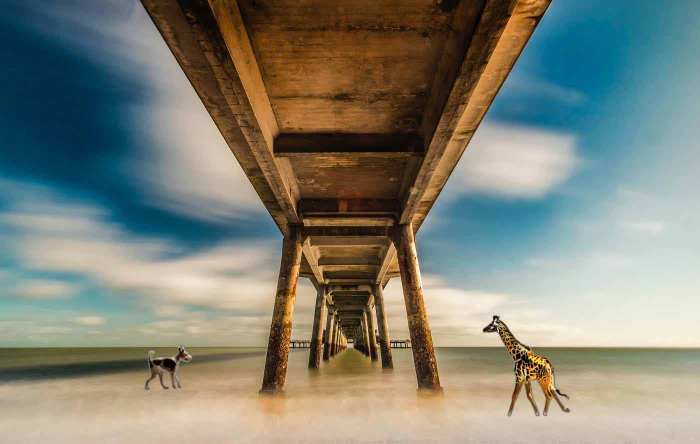
#> input picture data/1.jpg, 1400 x 887 px (shown at 1/2 size)
$ python main.py
#> lines starting #> are read from the running program, lines starting #| are printed output that depends on the picture
import tkinter as tk
from tkinter import ttk, filedialog
from PIL import Image, ImageTk
import cv2
import numpy as np
import math
from util import create_animation

# [142 lines left out: functions submit_inputs_x, submit_inputs_y, circular_animation, clear_shapes, prepare_img, open_image and 1 more, not called in this run]

if __name__ == "__main__":
    start_x, start_y = None, None
    innerRectCreated = False
    vanishingPtcreated = False
    inner_rect = None

    # Set up Image
    image_path = "data/1.jpg"
    img = cv2.imread(image_path)
#> img is the input picture: shape (887, 1400, 3); mean B, G, R 118.3, 130.3, 128.3
    img = img.astype(np.float32) / 255.
    img = cv2.cvtColor(img, cv2.COLOR_BGR2RGB)
    height, width, _ = img.shape
#> height = 887; width = 1400
    if height > 400:
        width = math.ceil(400/height * width)
#> width = 632
        height = 400
    img = cv2.resize(img, dsize=(width, height), interpolation=cv2.INTER_CUBIC)
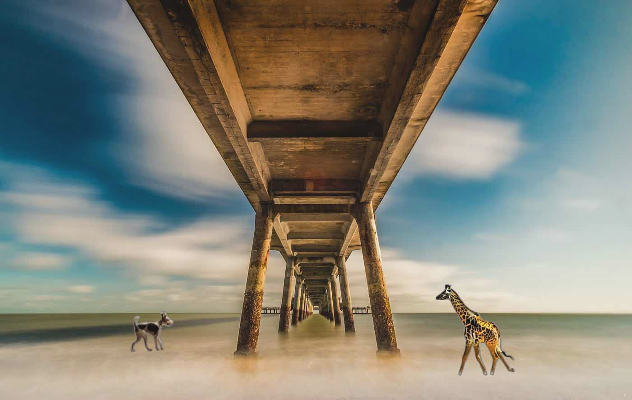
#> img: shape (400, 632, 3) float32; mean R, G, B 0.503, 0.511, 0.464; drawn with min black and max white

    root = tk.Tk()
    root.title("Tour Into Picture (TIP)")

    # Create a Canvas widget for displaying the image
    canvas = tk.Canvas(root, width=width, height=height)
    canvas.pack(pady=10, padx=10)

    # Load and display an image as a clickable Canvas
    original_image = Image.open(image_path)
    resized_image = original_image.resize((width, height))
    photo = ImageTk.PhotoImage(resized_image)
    canvas.create_image(0, 0, anchor=tk.NW, image=photo)
    canvas.bind('<Button-1>', on_click) # type: ignore

    frame = tk.Frame(root)
    frame.pack(pady=20)

    # Create labels and Entry widgets for user input for x and y translations
    label1 = tk.Label(frame, text="x min (>-1ish):")
    label1.grid(row=1, column=0, padx=2, pady=5)
    entry1 = tk.Entry(frame, width=5)
    entry1.grid(row=1, column=1, padx=2, pady=5)
    label2 = tk.Label(frame, text="x max (<1ish):")
    label2.grid(row=1, column=2, padx=2, pady=5)
    entry2 = tk.Entry(frame, width=5)
    entry2.grid(row=1, column=3, padx=2, pady=5)
    submit_x_button = ttk.Button(frame, text="Create x animation", command=submit_inputs_x)
    submit_x_button.grid(row=1, column=4, padx=2, pady=5)

    label3 = tk.Label(frame, text="y min (>-1ish):")
    label3.grid(row=2, column=0, padx=2, pady=5)
    entry3 = tk.Entry(frame, width=5)
    entry3.grid(row=2, column=1, padx=2, pady=5)
    label4 = tk.Label(frame, text="y max (<1ish):")
    label4.grid(row=2, column=2, padx=2, pady=5)
    entry4 = tk.Entry(frame, width=5)
    entry4.grid(row=2, column=3, padx=2, pady=5)
    submit_y_button = ttk.Button(frame, text="Create y animation", command=submit_inputs_y)
    submit_y_button.grid(row=2, column=4, padx=2, pady=5)

    # Button for circular animation
    circle_button = ttk.Button(frame, text="Circle Animation", command=circular_animation)
    circle_button.grid(row=3, column=2, padx=2, pady=5)

    # Button to clear the inner rectangle
    clear_button = ttk.Button(frame, text="Reset Back Plane", command=clear_shapes)
    clear_button.grid(row=4, column=2, padx=2, pady=5)

    # Button to open another image
    open_button = ttk.Button(frame, text="Open Image", command=open_image)
    open_button.grid(row=5, column=2, padx=2, pady=5)

    root.mainloop()

$ run again, with data/2.jpg copied over data/1.jpg
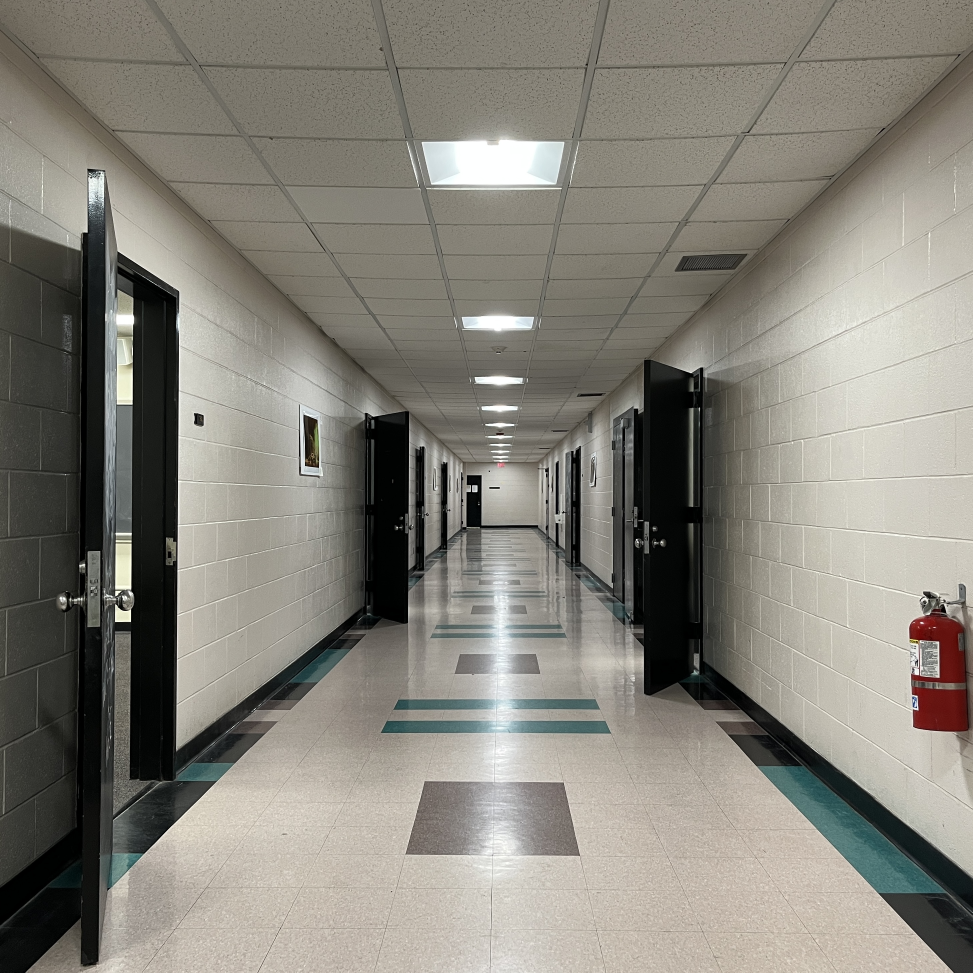
#> input picture data/2.jpg, 2918 x 2918 px (shown at 1/3 size)
#> img is the input picture: shape (2918, 2918, 3); mean B, G, R 122.5, 131.1, 134.2
#> `img = cv2.resize(img, dsize=(width, height), interpolation=cv2.INTER_C..`:
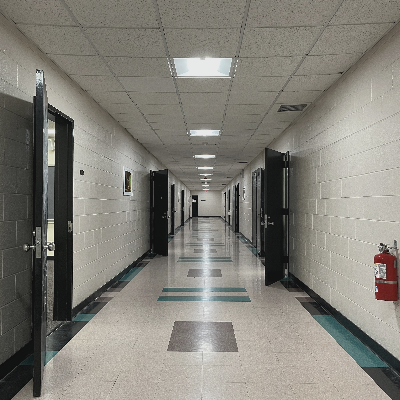
#> img: shape (400, 400, 3) float32; mean R, G, B 0.526, 0.514, 0.481; drawn with min black and max white
#> `resized_image = original_image.resize((width, height))`:
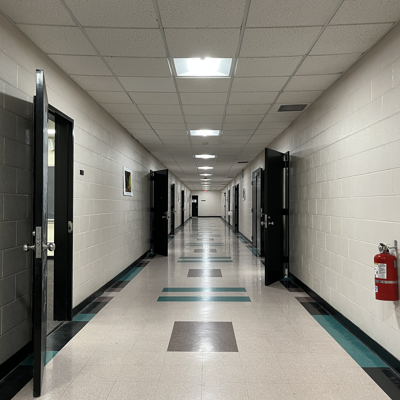
#> resized_image: PIL image 400x400 RGB; mean R, G, B 134.2, 131.1, 122.5
